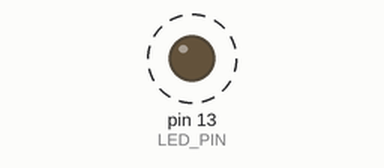
Recording of a sketch running on a simulated Arduino Uno, built with avr-gcc and run on an emulated ATmega328P. Shown: output pins drawn as LEDs (lit = HIGH). Dashed ring = blinking. No radio packets arrive unless stated.

Above: at 0.03 s.
Timing chart, 0 to 3.0 s (numbered marks = the images above):
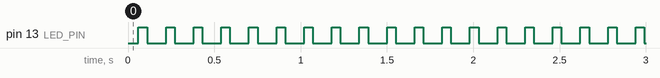

The sketch:

cheap_433_range_test_sender.ino
```cpp
#include <VirtualWire.h>

#define LED_PIN 13

uint8_t counter = 0;

void setup() {
    vw_set_tx_pin(12);
    vw_set_rx_pin(11);
    vw_set_ptt_inverted(true); // Required for DR3100
    vw_setup(1000); // Bits per sec
    pinMode(LED_PIN, OUTPUT);
}

void loop() {

  char msg[1];

  msg[0] = counter;

  vw_send((uint8_t *)msg, 1);
  vw_wait_tx(); // Wait until the whole message is gone

  digitalWrite(LED_PIN, HIGH);
  delay(50);
  digitalWrite(LED_PIN, LOW);
  delay(50);

  counter++;
}
```

Measured:
- by itself, pin 13 (LED_PIN): alternates HIGH for 0.05 s and LOW for 0.11 s
